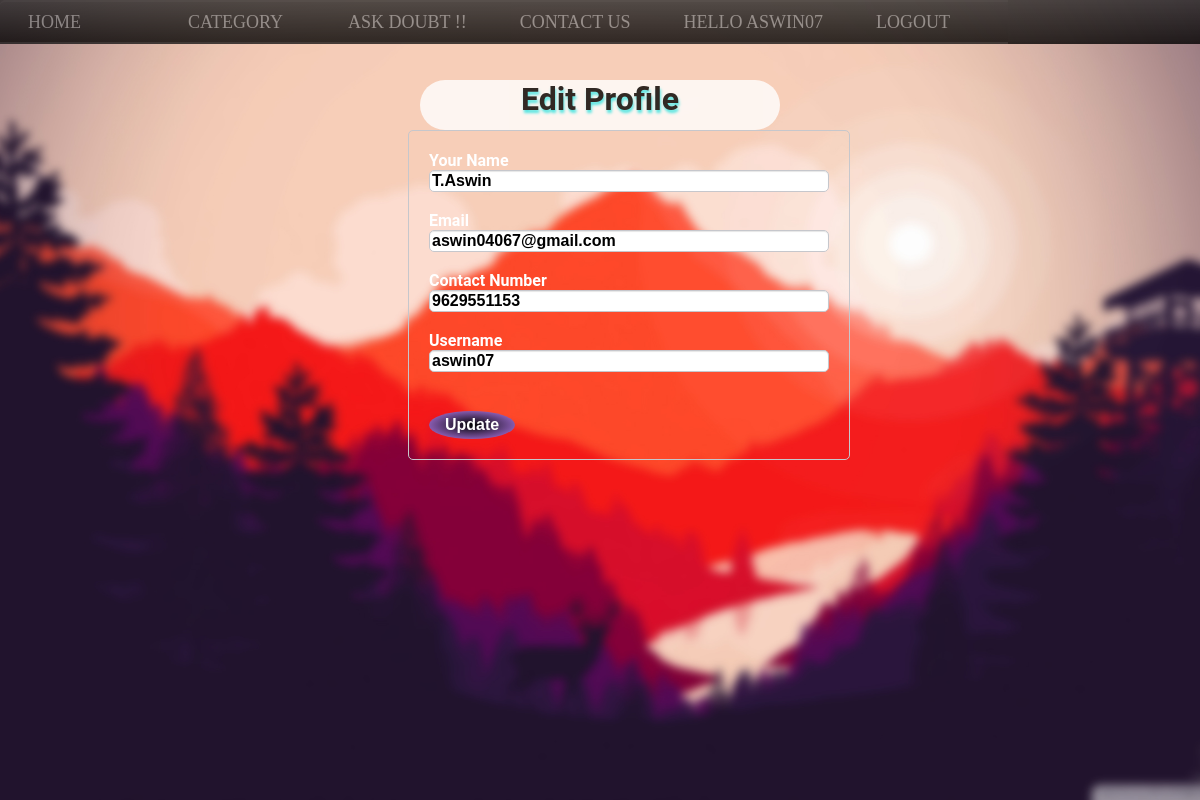
Page /profile_update.php (signed in) on the committed database.
### tables this page shows
CREATE TABLE `users` (
  `id` int(8) NOT NULL,
  `name` varchar(30) NOT NULL,
  `username` varchar(20) NOT NULL,
  `gender` varchar(6) NOT NULL,
  `email` varchar(50) NOT NULL,
  `password` varchar(100) NOT NULL,
  `contact` varchar(20) NOT NULL,
  `udate` datetime NOT NULL,
  `user_level` int(2) NOT NULL
);

### profile_update.php (the view, shortened to what this page needs)
<html>
<head>
    <link rel="stylesheet" type="text/css" href="css/posts.css">
</head>
<body>
<div class="bg-imgp">
<?php
include 'nvgbar.php';
$id=$_SESSION['id'];
$query = mysqli_query($con,"SELECT * FROM users WHERE id='$id'");
while($row = mysqli_fetch_array($query)) {
    $name = $row['name'];
    $email = $row['email'];
    $username = $row['username'];
    $contact = $row['contact'];
}
?>
<br><br>
<div class="formstyle">
<center>
<h1>Edit Profile</h1>
</center>
</div>
<form method="post" action="updateprofile.php" class="signup" name="myForm" onsubmit="return validatePro()" >
        <fieldset class="account-info">
            <label>
                Your Name
                <input type="text" name="name" value="<?php echo $name;?>">
            </label>
            <label>
                Email
                <input type="text" name="email" value="<?php echo $email;?>">
            </label>
            <label>
                Contact Number
                <input type="text" name="contact" value="<?php echo $contact;?>">
            </label>
            <label>
                Username
                <input type="text" name="username" value="<?php echo $username;?>">
            </label>
        </fieldset>
        <fieldset class="account-action">
            <input class="btn" type="submit" name="submit" value="Update">
        </fieldset>
</form>
</div>
</body>
</html>

### css/posts.css (style rules this page uses)
body { font-family: 'Roboto', sans-serif; }
.formstyle h1 { margin-top:3.5%; background: #ffffff; text-shadow:1px 3px 3px rgb(46, 236, 236); border-radius: 30px; color: rgb(0, 0, 0); height: 50px; width: 30%; opacity: 80%; }
fieldset { border: 0; margin: 0; padding: 0; }
input { border-radius: 5px; font-size: 16px; font-weight: bold; }
.account-info { padding: 20px 20px 0 20px; }
.account-info label { color: #ffffff; display: block; font-weight: bold; margin-bottom: 19px; }
.account-info input { background: #fff; border: 1px solid #c6c7cc; box-shadow: inset 0 1px 1px rgba(0, 0, 0, .1); color: #000000; width: 100%; }
.account-action { padding: 20px; }
.account-action .btn { background: radial-gradient( #000000,#bf81f8); border-radius: 50%; border: 0; color: #fff; cursor: pointer; font-weight: bold; float: center; padding: 5px 16px; }
.signup { border: 1px solid #c6c7cc; padding-bottom: -10%; width: 440px; border-radius: 5px; font: 14px/1.4 ; overflow: hidden; margin-left: 34%; margin-right:34%; }

### css/nvgbar.css (style rules this page uses)
body { font-family: 'Roboto', sans-serif; }
* { margin-top: 0; margin-bottom: 0; margin-left: 0; margin-right: 0; }
.bg-imgp { background-image: url("../images/bg p.jpg"); height: 100%; width: 100%; background-position: center; background-repeat: no-repeat; background-size: cover; position: fixed; }

### rows in the picture
users: name "T.Aswin", email "aswin04067@gmail.com", contact "9629551153", username "aswin07"

### other values in the picture
$name "ASWIN07"
